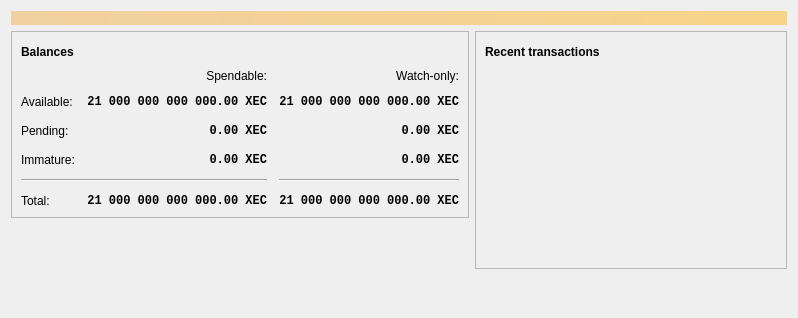
<?xml version="1.0" encoding="UTF-8"?>
<ui version="4.0">
 <class>OverviewPage</class>
 <widget class="QWidget" name="OverviewPage">
  <property name="geometry">
   <rect>
    <x>0</x>
    <y>0</y>
    <width>798</width>
    <height>318</height>
   </rect>
  </property>
  <property name="windowTitle">
   <string>Form</string>
  </property>
  <layout class="QVBoxLayout" name="topLayout">
   <item>
    <widget class="QLabel" name="labelAlerts">
     <property name="visible">
      <bool>false</bool>
     </property>
     <property name="styleSheet">
      <string notr="true">QLabel { background-color: qlineargradient(x1: 0, y1: 0, x2: 1, y2: 0, stop:0 #F0D0A0, stop:1 #F8D488); color:#000000; }</string>
     </property>
     <property name="wordWrap">
      <bool>true</bool>
     </property>
     <property name="margin">
      <number>3</number>
     </property>
     <property name="textInteractionFlags">
      <set>Qt::TextSelectableByMouse</set>
     </property>
    </widget>
   </item>
   <item>
    <layout class="QHBoxLayout" name="horizontalLayout" stretch="1,1">
     <item>
      <layout class="QVBoxLayout" name="verticalLayout_2">
       <item>
        <widget class="QFrame" name="frame">
         <property name="frameShape">
          <enum>QFrame::StyledPanel</enum>
         </property>
         <property name="frameShadow">
          <enum>QFrame::Raised</enum>
         </property>
         <layout class="QVBoxLayout" name="verticalLayout_4">
          <item>
           <layout class="QHBoxLayout" name="horizontalLayout_4">
            <item>
             <widget class="QLabel" name="label_5">
              <property name="font">
               <font>
                <weight>75</weight>
                <bold>true</bold>
               </font>
              </property>
              <property name="text">
               <string>Balances</string>
              </property>
             </widget>
            </item>
            <item>
             <widget class="QPushButton" name="labelWalletStatus">
              <property name="enabled">
               <bool>true</bool>
              </property>
              <property name="maximumSize">
               <size>
                <width>30</width>
                <height>16777215</height>
               </size>
              </property>
              <property name="toolTip">
               <string>The displayed information may be out of date. Your wallet automatically synchronizes with the Australiacash network after a connection is established, but this process has not completed yet.</string>
              </property>
              <property name="text">
               <string/>
              </property>
              <property name="icon">
               <iconset resource="../bitcoin.qrc">
                <normaloff>:/icons/warning</normaloff>
                <disabledoff>:/icons/warning</disabledoff>:/icons/warning</iconset>
              </property>
              <property name="iconSize">
               <size>
                <width>24</width>
                <height>24</height>
               </size>
              </property>
              <property name="flat">
               <bool>true</bool>
              </property>
             </widget>
            </item>
            <item>
             <spacer name="horizontalSpacer_3">
              <property name="orientation">
               <enum>Qt::Horizontal</enum>
              </property>
              <property name="sizeHint" stdset="0">
               <size>
                <width>40</width>
                <height>20</height>
               </size>
              </property>
             </spacer>
            </item>
           </layout>
          </item>
          <item>
           <layout class="QGridLayout" name="gridLayout">
            <property name="spacing">
             <number>12</number>
            </property>
            <item row="2" column="2">
             <widget class="QLabel" name="labelWatchPending">
              <property name="font">
               <font>
                <family>Monospace</family>
                <weight>75</weight>
                <bold>true</bold>
               </font>
              </property>
              <property name="cursor">
               <cursorShape>IBeamCursor</cursorShape>
              </property>
              <property name="toolTip">
               <string>Unconfirmed transactions to watch-only addresses</string>
              </property>
              <property name="text">
               <string notr="true">0.00 XEC</string>
              </property>
              <property name="alignment">
               <set>Qt::AlignRight|Qt::AlignTrailing|Qt::AlignVCenter</set>
              </property>
              <property name="textInteractionFlags">
               <set>Qt::LinksAccessibleByMouse|Qt::TextSelectableByKeyboard|Qt::TextSelectableByMouse</set>
              </property>
             </widget>
            </item>
            <item row="2" column="1">
             <widget class="QLabel" name="labelUnconfirmed">
              <property name="font">
               <font>
                <family>Monospace</family>
                <weight>75</weight>
                <bold>true</bold>
               </font>
              </property>
              <property name="cursor">
               <cursorShape>IBeamCursor</cursorShape>
              </property>
              <property name="toolTip">
               <string>Total of transactions that have yet to be confirmed, and do not yet count toward the spendable balance</string>
              </property>
              <property name="text">
               <string notr="true">0.00 XEC</string>
              </property>
              <property name="alignment">
               <set>Qt::AlignRight|Qt::AlignTrailing|Qt::AlignVCenter</set>
              </property>
              <property name="textInteractionFlags">
               <set>Qt::LinksAccessibleByMouse|Qt::TextSelectableByKeyboard|Qt::TextSelectableByMouse</set>
              </property>
             </widget>
            </item>
            <item row="3" column="2">
             <widget class="QLabel" name="labelWatchImmature">
              <property name="font">
               <font>
                <family>Monospace</family>
                <weight>75</weight>
                <bold>true</bold>
               </font>
              </property>
              <property name="cursor">
               <cursorShape>IBeamCursor</cursorShape>
              </property>
              <property name="toolTip">
               <string>Mined balance in watch-only addresses that has not yet matured</string>
              </property>
              <property name="text">
               <string notr="true">0.00 XEC</string>
              </property>
              <property name="alignment">
               <set>Qt::AlignRight|Qt::AlignTrailing|Qt::AlignVCenter</set>
              </property>
              <property name="textInteractionFlags">
               <set>Qt::LinksAccessibleByMouse|Qt::TextSelectableByKeyboard|Qt::TextSelectableByMouse</set>
              </property>
             </widget>
            </item>
            <item row="4" column="0" colspan="2">
             <widget class="Line" name="line">
              <property name="orientation">
               <enum>Qt::Horizontal</enum>
              </property>
             </widget>
            </item>
            <item row="4" column="2">
             <widget class="Line" name="lineWatchBalance">
              <property name="sizePolicy">
               <sizepolicy hsizetype="Preferred" vsizetype="Fixed">
                <horstretch>0</horstretch>
                <verstretch>0</verstretch>
               </sizepolicy>
              </property>
              <property name="minimumSize">
               <size>
                <width>140</width>
                <height>0</height>
               </size>
              </property>
              <property name="orientation">
               <enum>Qt::Horizontal</enum>
              </property>
             </widget>
            </item>
            <item row="5" column="0">
             <widget class="QLabel" name="labelTotalText">
              <property name="text">
               <string>Total:</string>
              </property>
             </widget>
            </item>
            <item row="3" column="1">
             <widget class="QLabel" name="labelImmature">
              <property name="font">
               <font>
                <family>Monospace</family>
                <weight>75</weight>
                <bold>true</bold>
               </font>
              </property>
              <property name="cursor">
               <cursorShape>IBeamCursor</cursorShape>
              </property>
              <property name="toolTip">
               <string>Mined balance that has not yet matured</string>
              </property>
              <property name="text">
               <string notr="true">0.00 XEC</string>
              </property>
              <property name="alignment">
               <set>Qt::AlignRight|Qt::AlignTrailing|Qt::AlignVCenter</set>
              </property>
              <property name="textInteractionFlags">
               <set>Qt::LinksAccessibleByMouse|Qt::TextSelectableByKeyboard|Qt::TextSelectableByMouse</set>
              </property>
             </widget>
            </item>
            <item row="2" column="3">
             <spacer name="horizontalSpacer_2">
              <property name="orientation">
               <enum>Qt::Horizontal</enum>
              </property>
              <property name="sizeHint" stdset="0">
               <size>
                <width>40</width>
                <height>20</height>
               </size>
              </property>
             </spacer>
            </item>
            <item row="3" column="0">
             <widget class="QLabel" name="labelImmatureText">
              <property name="text">
               <string>Immature:</string>
              </property>
             </widget>
            </item>
            <item row="5" column="1">
             <widget class="QLabel" name="labelTotal">
              <property name="font">
               <font>
                <family>Monospace</family>
                <weight>75</weight>
                <bold>true</bold>
               </font>
              </property>
              <property name="cursor">
               <cursorShape>IBeamCursor</cursorShape>
              </property>
              <property name="toolTip">
               <string>Your current total balance</string>
              </property>
              <property name="text">
               <string notr="true">21 000 000 000 000.00 XEC</string>
              </property>
              <property name="alignment">
               <set>Qt::AlignRight|Qt::AlignTrailing|Qt::AlignVCenter</set>
              </property>
              <property name="textInteractionFlags">
               <set>Qt::LinksAccessibleByMouse|Qt::TextSelectableByKeyboard|Qt::TextSelectableByMouse</set>
              </property>
             </widget>
            </item>
            <item row="5" column="2">
             <widget class="QLabel" name="labelWatchTotal">
              <property name="font">
               <font>
                <family>Monospace</family>
                <weight>75</weight>
                <bold>true</bold>
               </font>
              </property>
              <property name="cursor">
               <cursorShape>IBeamCursor</cursorShape>
              </property>
              <property name="toolTip">
               <string>Current total balance in watch-only addresses</string>
              </property>
              <property name="text">
               <string notr="true">21 000 000 000 000.00 XEC</string>
              </property>
              <property name="alignment">
               <set>Qt::AlignRight|Qt::AlignTrailing|Qt::AlignVCenter</set>
              </property>
              <property name="textInteractionFlags">
               <set>Qt::LinksAccessibleByMouse|Qt::TextSelectableByKeyboard|Qt::TextSelectableByMouse</set>
              </property>
             </widget>
            </item>
            <item row="0" column="2">
             <widget class="QLabel" name="labelWatchonly">
              <property name="text">
               <string>Watch-only:</string>
              </property>
              <property name="alignment">
               <set>Qt::AlignRight|Qt::AlignTrailing|Qt::AlignVCenter</set>
              </property>
             </widget>
            </item>
            <item row="1" column="0">
             <widget class="QLabel" name="labelBalanceText">
              <property name="text">
               <string>Available:</string>
              </property>
             </widget>
            </item>
            <item row="1" column="1">
             <widget class="QLabel" name="labelBalance">
              <property name="font">
               <font>
                <family>Monospace</family>
                <weight>75</weight>
                <bold>true</bold>
               </font>
              </property>
              <property name="cursor">
               <cursorShape>IBeamCursor</cursorShape>
              </property>
              <property name="toolTip">
               <string>Your current spendable balance</string>
              </property>
              <property name="text">
               <string notr="true">21 000 000 000 000.00 XEC</string>
              </property>
              <property name="alignment">
               <set>Qt::AlignRight|Qt::AlignTrailing|Qt::AlignVCenter</set>
              </property>
              <property name="textInteractionFlags">
               <set>Qt::LinksAccessibleByMouse|Qt::TextSelectableByKeyboard|Qt::TextSelectableByMouse</set>
              </property>
             </widget>
            </item>
            <item row="1" column="2">
             <widget class="QLabel" name="labelWatchAvailable">
              <property name="font">
               <font>
                <family>Monospace</family>
                <weight>75</weight>
                <bold>true</bold>
               </font>
              </property>
              <property name="cursor">
               <cursorShape>IBeamCursor</cursorShape>
              </property>
              <property name="toolTip">
               <string>Your current balance in watch-only addresses</string>
              </property>
              <property name="text">
               <string notr="true">21 000 000 000 000.00 XEC</string>
              </property>
              <property name="alignment">
               <set>Qt::AlignRight|Qt::AlignTrailing|Qt::AlignVCenter</set>
              </property>
              <property name="textInteractionFlags">
               <set>Qt::LinksAccessibleByMouse|Qt::TextSelectableByKeyboard|Qt::TextSelectableByMouse</set>
              </property>
             </widget>
            </item>
            <item row="2" column="0">
             <widget class="QLabel" name="labelPendingText">
              <property name="text">
               <string>Pending:</string>
              </property>
             </widget>
            </item>
            <item row="0" column="1">
             <widget class="QLabel" name="labelSpendable">
              <property name="text">
               <string>Spendable:</string>
              </property>
              <property name="alignment">
               <set>Qt::AlignRight|Qt::AlignTrailing|Qt::AlignVCenter</set>
              </property>
             </widget>
            </item>
           </layout>
          </item>
         </layout>
        </widget>
       </item>
       <item>
        <spacer name="verticalSpacer">
         <property name="orientation">
          <enum>Qt::Vertical</enum>
         </property>
         <property name="sizeHint" stdset="0">
          <size>
           <width>20</width>
           <height>40</height>
          </size>
         </property>
        </spacer>
       </item>
      </layout>
     </item>
     <item>
      <layout class="QVBoxLayout" name="verticalLayout_3">
       <item>
        <widget class="QFrame" name="frame_2">
         <property name="frameShape">
          <enum>QFrame::StyledPanel</enum>
         </property>
         <property name="frameShadow">
          <enum>QFrame::Raised</enum>
         </property>
         <layout class="QVBoxLayout" name="verticalLayout">
          <item>
           <layout class="QHBoxLayout" name="horizontalLayout_2">
            <item>
             <widget class="QLabel" name="label_4">
              <property name="font">
               <font>
                <weight>75</weight>
                <bold>true</bold>
               </font>
              </property>
              <property name="text">
               <string>Recent transactions</string>
              </property>
             </widget>
            </item>
            <item>
             <widget class="QPushButton" name="labelTransactionsStatus">
              <property name="enabled">
               <bool>true</bool>
              </property>
              <property name="maximumSize">
               <size>
                <width>30</width>
                <height>16777215</height>
               </size>
              </property>
              <property name="toolTip">
               <string>The displayed information may be out of date. Your wallet automatically synchronizes with the Australiacash network after a connection is established, but this process has not completed yet.</string>
              </property>
              <property name="text">
               <string/>
              </property>
              <property name="icon">
               <iconset resource="../bitcoin.qrc">
                <normaloff>:/icons/warning</normaloff>
                <disabledoff>:/icons/warning</disabledoff>:/icons/warning</iconset>
              </property>
              <property name="iconSize">
               <size>
                <width>24</width>
                <height>24</height>
               </size>
              </property>
              <property name="flat">
               <bool>true</bool>
              </property>
             </widget>
            </item>
            <item>
             <spacer name="horizontalSpacer">
              <property name="orientation">
               <enum>Qt::Horizontal</enum>
              </property>
              <property name="sizeHint" stdset="0">
               <size>
                <width>40</width>
                <height>20</height>
               </size>
              </property>
             </spacer>
            </item>
           </layout>
          </item>
          <item>
           <widget class="QListView" name="listTransactions">
            <property name="styleSheet">
             <string notr="true">QListView { background: transparent; }</string>
            </property>
            <property name="frameShape">
             <enum>QFrame::NoFrame</enum>
            </property>
            <property name="verticalScrollBarPolicy">
             <enum>Qt::ScrollBarAlwaysOff</enum>
            </property>
            <property name="horizontalScrollBarPolicy">
             <enum>Qt::ScrollBarAlwaysOff</enum>
            </property>
            <property name="selectionMode">
             <enum>QAbstractItemView::NoSelection</enum>
            </property>
           </widget>
          </item>
         </layout>
        </widget>
       </item>
       <item>
        <spacer name="verticalSpacer_2">
         <property name="orientation">
          <enum>Qt::Vertical</enum>
         </property>
         <property name="sizeHint" stdset="0">
          <size>
           <width>20</width>
           <height>40</height>
          </size>
         </property>
        </spacer>
       </item>
      </layout>
     </item>
    </layout>
   </item>
  </layout>
 </widget>
 <resources/>
 <connections/>
</ui>
